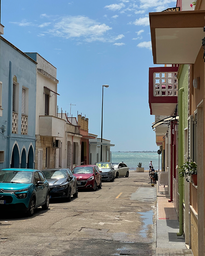
#> input picture lab4/street1.png, 205 x 256 px, shrunk from 680 x 850 before the run; the run also reads 2 pictures not shown here
$ jupyter execute --allow-errors 13486578_12167320_14334739.ipynb
#> lines starting #> are read from the running program, lines starting #| are printed output that depends on the picture
<center></center>

# <center> Assignment 4: Image Alignment and Stitching </center>
<center> Computer Vision 1, University of Amsterdam </center>
    <center> Due 23:59, October 8, 2022 (Amsterdam time) </center>

***

## General guidelines
Your code and discussion must be completed in this **jupyter notebook** before the deadline by submitting it to the Canvas Lab 4 Assignment. Submit your assignment in a **zip file**, with all the relevant files and images need to run your notebook. Name your zip file as follows: **StudentID1_StudentID2_StudentID3.zip**. For full credit, make sure your answers follow these guidelines:
- Make sure you use the provided python environment. You can create the environment using conda and the provided YAML file using the following command: `conda env create --file=cv1lab4.yaml`, then activate it as `conda activate cv1lab4`. Using different packages versions may result in the impossibility to run the submitted code and therefore in the subtraction of points. Below you will find a code cell to check the versions of your packages.
- Please express your thoughts concisely. The number of words does not necessarily correlate with how well you understand the concepts.
- Answer all given questions.
- Try to understand the problem as much as you can. When answering a question, give evidences (qualitative and/or quantitative results, references to papers, figures etc.) to support your arguments. Note that not everything might be explicitly asked for and you are expected to think about what might strengthen you arguments and make the report self-contained and complete.
- Analyze your results and discuss them, e.g. why algorithm A works better than algorithm B in a certain problem.
- Tables and figures must be accompanied by a brief description. Do not forget to add a number, a title, and if applicable name and unit of variables in a table, name and unit of axes and legends in a figure.
- Make sure all the code in your notebook runs without errors or bugs before submitting. Code that does not run can result in a lower grade.

**Late submissions are not allowed**. Assignments that are submitted after the strict deadline will not be graded. In case of submission conflicts, TAs' system clock is taken as reference. We strongly recommend submitting well in advance, to avoid last minute system failure issues.

**Plagiarism note**: Keep in mind that plagiarism (submitted materials which are not your work) is a serious crime and any misconduct shall be punished with the university regulations.

****

[cell 1]
import cv2
import numpy as np
import matplotlib
import matplotlib.pyplot as plt
import random

#> (a cell that did not finish here is left out)

# Image Alignment (60pts)

In this practice, you will write a function that takes two images as
input and computes the affine transformation between them. You will work
with supplied images. The overall scheme is as follows:

  1.  Detect interest points in each image.

  2.  Characterize the local appearance of the regions around interest
      points.

  3.  Get the set of supposed matches between region descriptors in each
      image.

The first three steps can be performed using David Lowe's SIFT. Check
out the Docs of SIFT related function for further information in the
following link:
<https://docs.opencv.org/master/da/df5/tutorial_py_sift_intro.html> and
<https://docs.opencv.org/3.4.9/d5/d3c/classcv_1_1xfeatures2d_1_1SIFT.html>.

4.  Perform RANSAC to discover the best transformation between images. RANSAC should be performed as follows:

  -   Repeat $N$ times:

  -   Pick $P$ matches at random from the total set of matches $T$.

  -   Construct a matrix $A$ and vector $b$ using the $P$ pairs of points and find affine transformation parameters $(m1, m2, m3, m4, t1, t2)$ (see [Question 2.1](#q2.1)) by solving the equation $Ax = b$. Such equation can be solved using the pseudo-inverse: $x = (A^T A)^{-1} A^T b$, or packages of Numpy in Python.

  - Using the transformation parameters, transform the locations of all $T$ points in image1. If the transformation is correct, they should lie close to their counterparts in image2. Plot the two images side by side with a line connecting the original $T$ points in image1 and transformed $T$ points over image2.

  - Count the number of inliers, where inliers are defined as the number of transformed points from image1 that lie within a radius of $10$ pixels of their pair in image2.

  - If this count exceeds the best total so far, save the transformation parameters and the set of inliers.

  - End repeat.

5. Finally, transform image1 using this final set of transformation parameters. If you display this image, you should find that the pose of the object in the scene should correspond to its pose in image2. To transform the image, implement your own function based on **nearest-neighbor interpolation**. Then use the OpenCV built-in function `cv2.warpAffine` and compare your results.<br>
Note, nearest neighbors does not mean you have to classify points. The problem is that if you have a transformation, then the transformed points may not be at perfect pixels (e.g., 0.3px). Instead of linear interpolation, which requires more work to implement, we can just use nearest neighbors which means simply **rounding the coordinates**.

## Question 1

### Question 1.1

Create a function that takes image pairs `street1.png` and `street2.png` as input,and return the keypoint matchings between the two images. <br><br>

[cell 3]
img1_path = "street1.png"
img2_path = "street2.png"

# Open images
img1 = cv2.imread(img1_path)
#> img1 is the input picture: shape (256, 205, 3); mean B, G, R 134.8, 130.4, 120.9
img2 = cv2.imread(img2_path)
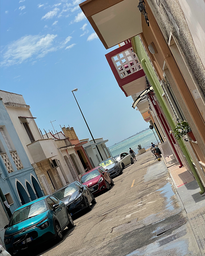
#> input picture lab4/street2.png, 205 x 256 px, shrunk from 680 x 850 before the run
#> img2 is the input picture: shape (256, 205, 3); mean B, G, R 137.3, 135.1, 127.8

# Note: OpenCV uses BGR instead of RGB
img1 = cv2.cvtColor(img1, cv2.COLOR_BGR2RGB)
img2 = cv2.cvtColor(img2, cv2.COLOR_BGR2RGB)

# Display images
fig, ax = plt.subplots(1,2, figsize=(10,10))
ax[0].imshow(img1)
ax[0].axis('off')
ax[0].set_title('Image 1')
ax[1].imshow(img2)
ax[1].axis('off')
ax[1].set_title('Image 2')
plt.show()
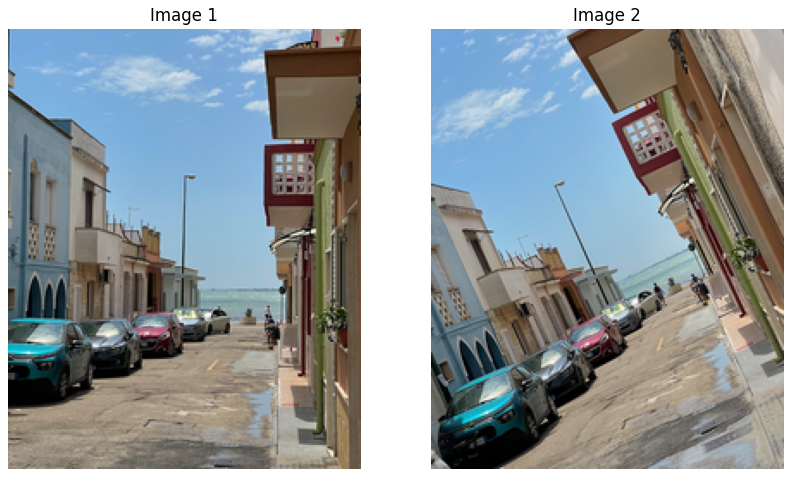
#> figure drawn by matplotlib, 2 panels
plt.close()

**Note:** For some patent issue, the newest version of OpenCV does not contain SIFT-related function. Therefore, the provided environment uses an older version of the pacakge (`opencv-contrib-python==3.4.2.17`). If you can't run the cell below, make sure you are using the `cv1` python environment.

[cell 4]
def keypoint_matching(image1, image2):
    """
    Given two input images, find and return the matching keypoints.
    Arguments:
    image1: the first image (in RGB)
    image2: the second image (in RGB)
    Returns:
    The keypoints of image1, the keypoints of image2 and the matching
    keypoints between the two images
    """

    print('\nFinding matching features...')

    # ================
    # Your code here
    # ================


    gray1 = cv2.cvtColor(image1,cv2.COLOR_BGR2GRAY)
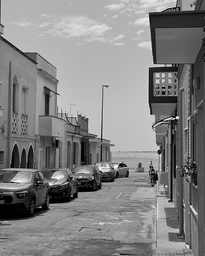
#> gray1: shape (256, 205); min 0, max 255, mean 130.6
    gray2 = cv2.cvtColor(image2,cv2.COLOR_BGR2GRAY)
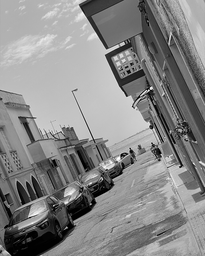
#> gray2: shape (256, 205); min 0, max 255, mean 135

    sift = cv2.xfeatures2d.SIFT_create()
    keypoints_1, descriptors_1 = sift.detectAndCompute(gray1, None)
#> keypoints_1 = 305 keypoints; strongest (x, y, size): (177, 117, 1.9), (51, 184, 2.6), (159, 152, 2.6), (116, 167, 2.9)
    keypoints_2, descriptors_2 = sift.detectAndCompute(gray2, None)
#> keypoints_2 = 346 keypoints; strongest (x, y, size): (151, 88, 1.9), (122, 155, 2.5), (151, 127, 2.6), (123, 44, 2.5)

    bf = cv2.BFMatcher()

    matches = bf.knnMatch(descriptors_1, descriptors_2, k=2)
#> matches = 305 matches
    good = []
    for m,n in matches:
        if m.distance < 0.75*n.distance:
            good.append(m)
#> after the loop, good = 162 matches

    print("Number of keypoints in img1:        ", len(keypoints_1))
#| Number of keypoints in img1:         305
    print("Number of keypoints in img2:        ", len(keypoints_2))
#| Number of keypoints in img2:         346
    print("Number of keypoints after matching: ", len(good), "\n")
#| Number of keypoints after matching:  162

    return keypoints_1, keypoints_2, good

[cell 5]
# Find and match key points
keypoints_1, keypoints_2, matches = keypoint_matching(img1,img2)
#> matches = 162 matches

### Question 1.2
Take a random subset (with set size set to 10) of all matching points, and plot on the image. Connect matching pairs with lines. You can assign a random color to each line to make them easier to distinguish.

[cell 6]
# Extract 10 random matches to plot
random_matches = [[matches[i]] for i in random.sample(range(0, len(matches)), 10)]
#> random_matches = 10 matches

# Now plot them. Hint: for generating the plot, you can use cv2.drawMatches()

# ================
# Your code here
img3 = cv2.drawMatchesKnn(img1,keypoints_1,img2,keypoints_2,random_matches,None,flags=cv2.DrawMatchesFlags_NOT_DRAW_SINGLE_POINTS)
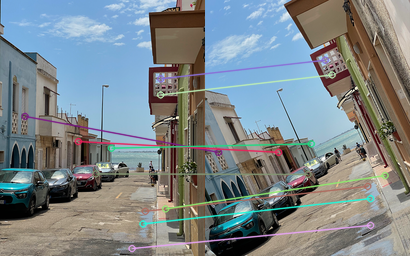
#> img3: shape (256, 410, 3); mean R, G, B 125, 133.8, 137
plt.figure(figsize=(15, 20))
plt.imshow(img3)
plt.show()

### Question 1.3
Create a function that performs the RANSAC algorithm as explained above. The function should return the best transformation found. For visualization, show the transformations from image1 to image2 and from image2 to image1.

[cell 7]
# Self-designed functions 'get_grid' and 'affine_transform' for ranasc algorithm.

# Self-designed functions 'get_grid' and 'affine_transform' for ranasc algorithm.

def get_grid(w, h):
    # Generates HOMOGENEOUS coordinates of an image in a grid-like fashion.
    """
    Arguments:
    w, h: the width and height of the image
    Returns:
    HOMOGENEOUS coordinates
    """
    homogenous_coordinates = []
    for i in range(w):
        for j in range(h):
            homogenous_coordinates.append(np.array([i,j,1]))
    return np.array(homogenous_coordinates)

def affine_transform(img, mat, warp='forward'):
    #Applies the affine transformation defined in mat to the image contained in img.
    #Works in homogeneous coordinates.
    """
    Arguments:
    img: the first/second image (img1 or img2)
    mat: transformation matrix
    warp: forward or inverse warping
    Returns:
    transformed image
    """
#> called with mat = array of shape (3, 3), warp = 'forward'

    h, w = img.shape[:2]
    homogenous_coordinates = get_grid(w-1,h-1)
    output = np.zeros_like(img)

    if warp =='forward':
        for cor in homogenous_coordinates:
            u, v, z = (mat @ cor)
            u = np.rint(u / z + 0.5).astype(int)
            v = np.rint(v / z + 0.5).astype(int)
            if 0<=v<h-1 and 0<=u<w-1:
                output[v, u] = img[cor[1], cor[0]]
#> output: shape (256, 205, 3); every value is 0


    if warp == 'inverse':
        for cor in homogenous_coordinates:
            x, y, z = (np.linalg.pinv(mat) @ cor)
            x = np.rint(x / z + 0.5).astype(int)
            y = np.rint(y / z + 0.5).astype(int)
            if 0<=y<h-1 and 0<=x<w-1:
                output[cor[1], cor[0]] = img[y, x]


    return output

[cell 8]
## Felt like testing some code might delete later
bm = np.array([[ 9.00182836e-01 , -8.17211265e-02 ,-2.05703652e+02],
 [ 8.65997893e-02 , 9.21726917e-01 , -5.25817465e-01],
 [ 0.00000000e+00,  0.00000000e+00 , 1.00000000e+00]])

am = np.array([[np.sqrt(2) / 2, - np.sqrt(2) / 2, 0], [np.sqrt(2) / 2, np.sqrt(2) / 2, 0], [0,0,1]])
a = affine_transform(img1, bm, warp='forward')

[cell 9]
## Felt like testing some code might delete later
b = affine_transform(img1, bm, warp='inverse')
#> the loop in affine_transform (call 2), `for cor in homogenous_coordinates:` made 52020 passes
#> (x, y) on passes 1 to 3: (227, -20), (227, -19), (227, -18)

[cell 10]
## Felt like testing some code might delete later

plt.figure(figsize=(15, 20))
plt.subplot(1,2,1)
plt.imshow(a)
plt.subplot(1,2,2)
plt.imshow(b)
plt.show()

[cell 11]
def ransac(kp1, kp2, matches, N, P=3):
    """
    Arguments:
      kp1: the keypoints of image1,
      kp2: the keypoints of image2
      matches: the matching keypoints between the two images
      N: number of iterations
    Returns:
      the best transformation matrix
    """
#> called with N = 10, P = 3

    P = P  # Number of random matches to select
    T = len(matches) # Number of total matches
#> T = 162


    # Get list of matching keypoint coordinates

    match_kp1 = []  # Matching keypoints of each image
    match_kp2 = []

    for match in matches:
        # Get indices of matching keypoints
        image1_idx = match.queryIdx
        image2_idx = match.trainIdx

        # Get coordinates of matching keypoints
        (x1, y1) = kp1[image1_idx].pt
        (x2, y2) = kp2[image2_idx].pt

        # Put matching keypoints of each image in arrays
        match_kp1.append((x1, y1))
        match_kp2.append((x2, y2))
#> this loop made 162 passes
#> (image1_idx, image2_idx, x1, y1, x2, y2) on passes 1 to 3: (1, 0, 5.3, 133.5, 3, 176.3), (3, 44, 7.72, 198.1, 32.59, 233.6), (4, 14, 7.98, 138, 7.29, 179.1)


    # Perform the algorithm N times using P random matches each time

    best_inlier_count = 0  # The current best inlier count among all iterations

    for n in range(N):

        # Select P random matches of keypoints
        rand_idx = random.sample(range(T),P)
        rand_match_kp1 = [match_kp1[i] for i in rand_idx]
        rand_match_kp2 = [match_kp2[i] for i in rand_idx]

        # Construct matrix A and vector b using the P pairs of points (Formula is from Question 2.1)
        A = np.zeros((2*P, 6))
        b = np.zeros((2*P))
        for p in range(P):
            # Coordinates of keypoint of image 1 in match p
            xp = rand_match_kp1[p][0]
            yp = rand_match_kp1[p][1]
            # Coordinates of keypoint of image 2 in match p
            xp_ = rand_match_kp2[p][0]
            yp_ = rand_match_kp2[p][1]
            A[p*2:p*2+2,:] = [[xp, yp, 0, 0, 1, 0],
                          [0, 0, xp, yp, 0, 1]]
            b[p*2:p*2+2] = [xp_, yp_]

        #  Find affine transformation parameters (𝑚1,𝑚2,𝑚3,𝑚4,𝑡1,𝑡2) by solving the equation
        x = np.linalg.pinv(A.T @ A) @ A.T @ b

        # Transform the locations of all T points in image1
        A_new = np.zeros((2*T, 6))  # Construct new matrix A using all T pairs
        for t in range(T):
            xt = match_kp1[t][0]
            yt = match_kp1[t][1]
            A_new[t*2:t*2+2,:] = [[xt, yt, 0, 0, 1, 0],
                              [0, 0, xt, yt, 0, 1]]

        b_new = A_new @ x  # Get vector b (transformed points)
        match_kp1_affine = []  # Convert b vector to list of points
        for i in range(0, 2*T, 2):
            match_kp1_affine.append((b_new[i],b_new[i+1]))

        # Count the number of inliers
        inlier_count = 0
        inliers = []

        for i in range(T):  # For each transformed point
            match_kp1_affine_i = np.array(list(match_kp1_affine[i]))  # Transformed keypoint of image1
            match_kp2_i = np.array(list(match_kp2[i]))  # Keypoint of image2
            distance = np.linalg.norm(match_kp2_i-match_kp1_affine_i)  # Calculate the distance between the two points
            if distance <= 10:  # If it's less than 10 it's an inlier
                inlier_count += 1
                inliers.append([match_kp2_i, match_kp1_affine_i])
        if inlier_count > best_inlier_count:  # If the inlier count is the best then save the transformation parameters
            best_inlier_count = inlier_count
            best_transformation = x


    # Reshape the transformation vector into a matrix
    # [m1, m2, m3, m4, tx, ty] -> [m1, m2, tx]
    #                             [m3, m4, ty]
    #                             [0,  0,  1 ]
    m1, m2, m3, m4 = tuple(best_transformation[0:4])
    tx, ty = tuple(best_transformation[4:6])
    best_matrix = np.array([[m1, m2, tx], [m3, m4, ty], [0, 0 ,1]])

    return best_matrix, best_inlier_count

[cell 12]
def visualization(img, best_matrix):
    """
    Arguments:
      img: the first/second image (img1 or img2)
      best_matrix: the best transformation matrix
    """
    # Visualize/export a comparison: "Forward warping", "Inverse warping",
    # "OpenCV warping", "Original image". Refer to the output of the next
    # cell to see the expected output.

    # ================
    # Your code here
    # ================
    Forward = affine_transform(img, best_matrix, warp='forward')
#> call 3 of affine_transform, with mat = array of shape (3, 3), warp = 'forward'
#> after the loop in affine_transform (call 3), `for cor in homogenous_coordinates:`:
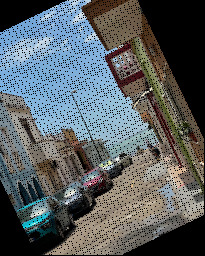
#> output: shape (256, 205, 3); mean R, G, B 89.3, 95.9, 98.5
    Inverse = affine_transform(img, best_matrix, warp='inverse')
#> call 4 of affine_transform, with mat = array of shape (3, 3), warp = 'inverse'
#> after the loop in affine_transform (call 4), `for cor in homogenous_coordinates:`:
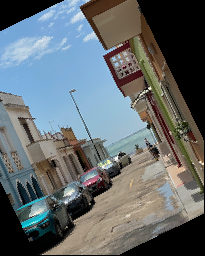
#> output: shape (256, 205, 3); mean R, G, B 99.3, 106.6, 109.5
    OpenCV = np.zeros_like(img)
    cv2.warpAffine(src = img, dst = OpenCV, M=best_matrix[:-1], dsize=(img.shape[1], img.shape[0]))

    fig, (ax1, ax2, ax3, ax4) = plt.subplots(1, 4, figsize = (20, 10))
    fig1 = ax1.imshow(Forward)
    ax1.set_title('Forward Warping')
    fig2 = ax2.imshow(Inverse)
    ax2.set_title('Inverse Warping')
    fig3 = ax3.imshow(OpenCV)
    ax3.set_title('OpenCV Warping')
    fig4 = ax4.imshow(img)
    ax4.set_title('Original image')
    plt.tight_layout()
    plt.show()
#> (the rest of the program and of its run is left out)
